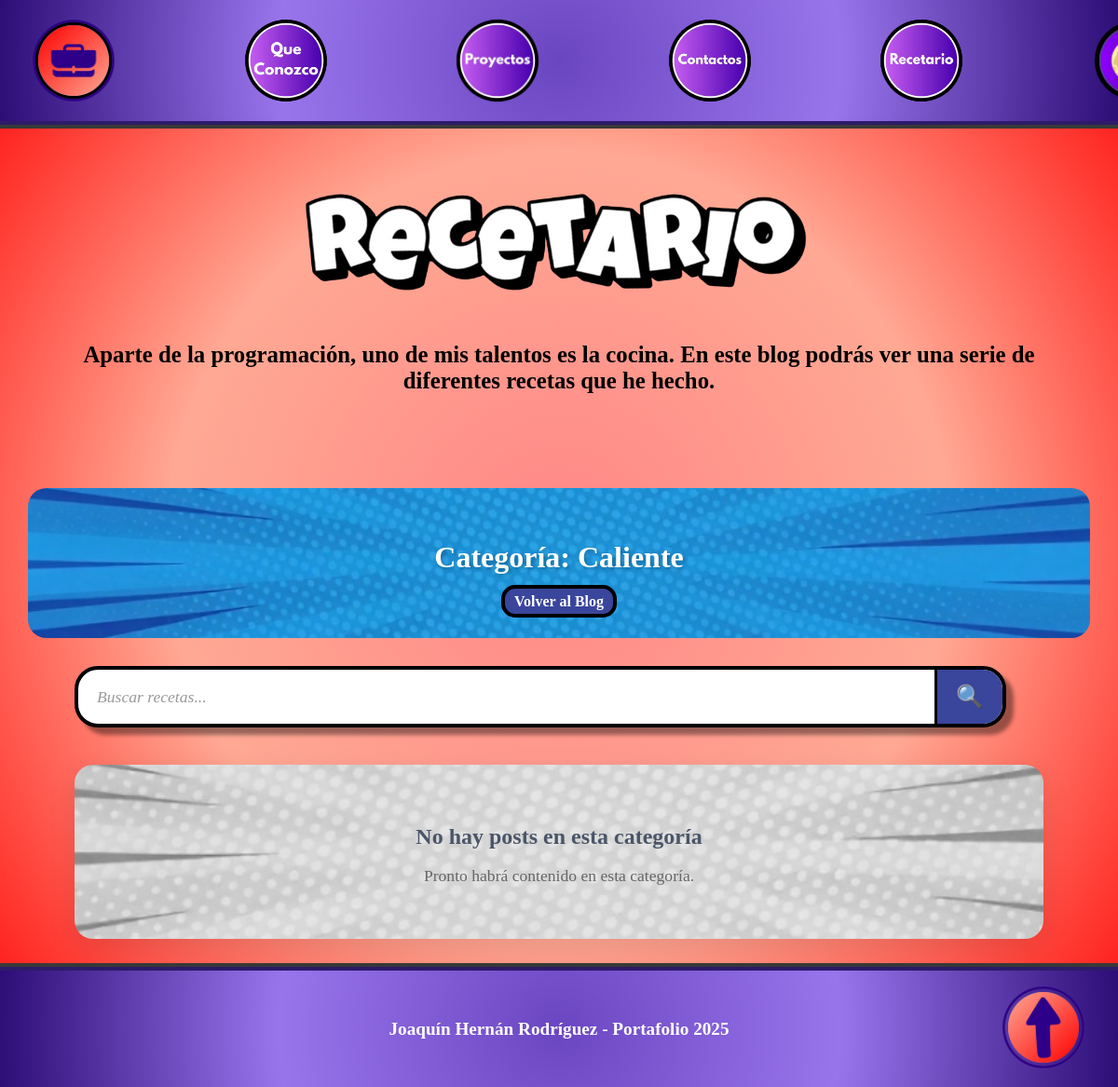
/blog/category/Caliente/, run on an earlier commit of the app's database.
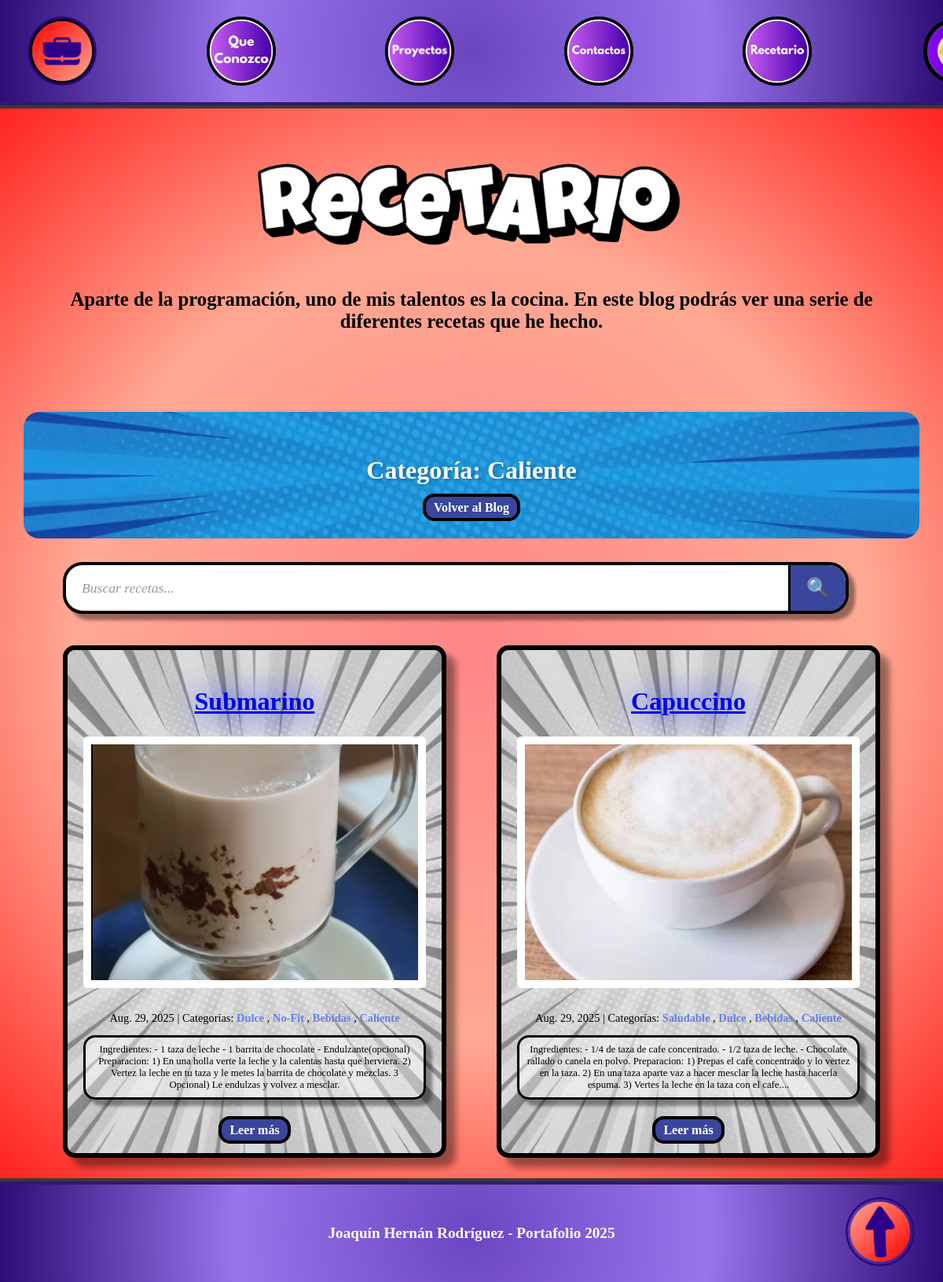
And on a later commit of the database.
### blog/models.py (models this page shows, shortened)
class Category(models.Model):
    name = models.CharField(max_length=30)
    class Meta:
        verbose_name_plural = "categories"

class Post(models.Model):
    title = models.CharField(max_length=255)
    body = models.TextField()
    created_on = models.DateTimeField(auto_now_add=True)
    last_modified = models.DateTimeField(auto_now=True)
    categories = models.ManyToManyField("Category", related_name="posts")
    image = models.ImageField(upload_to='blog_images/', blank=True, null=True)

### blog/views.py (the view)
# urls.py: path("category/<category>/", views.blog_category, name="blog_category"),
def blog_category(request, category):
    search_query = request.GET.get('search', '')
    error_message = ''
    if len(search_query) > 100:
        error_message = "Búsqueda no válida: el texto es demasiado largo"
        posts = Post.objects.none()
    else:
        posts = Post.objects.filter(categories__name__icontains=category).order_by("-created_on")
        if search_query:
            posts = posts.filter(
                Q(title__icontains=search_query) |
                Q(body__icontains=search_query) |
                Q(categories__name__icontains=search_query)
            ).distinct()
    context = {
        "category": category,
        "posts": posts,
        "search_query": search_query,
        "error_message": error_message,
    }
    return render(request, "blog/category.html", context)

### templates/blog/category.html (shortened to what this page needs)
{% extends "blog.html" %}
{% load static %}
{% block page_content %}
  <div class="category-header" style="background-image: url('{% static 'Portafolio/assets/Fondos/Fondo Azul.png' %}'); background-size: cover; background-position: center;">
    <h2 class="category-title">Categoría: {{ category }}</h2>
    <a href="{% url 'blog:blog_index' %}" class="volver">Volver al Blog</a>
  </div>
    <div class="Barra-busqueda">
    <div class="search-section">
      <form method="get" class="search-form">
        <div class="search-input-group">
          <input type="text"
                 name="search"
                 placeholder="Buscar recetas..."
                 value="{{ request.GET.search }}"
                 class="search-input"
                 maxlength="100">
          <button type="submit" class="search-button">
            🔍
          </button>
        </div>
      </form>
    </div>
  </div>
  <div class="Posteos">
    {% for post in posts %}
      <article class="Tarjeta" style="background-image: url('{% static 'Portafolio/assets/Fondos/Fondo Blanco.png' %}'); background-size: cover; background-position: center;">
        <div class="Contenido">
          <h2 class="titulo-posteo">
            <a href="{% url 'blog:blog_detail' post.pk %}">{{ post.title }}</a>
          </h2>
          {% if post.image %}
            <div class="post-image">
              <img src="{{ post.image.url }}" alt="{{ post.title }}" class="post-thumbnail">
            </div>
          {% endif %}
          <div class="info">
            <span class="post-date">{{ post.created_on.date }}</span>
            <span class="separator">|</span>
            <span class="post-categories">Categorías:
              {% for category in post.categories.all %}
                <a href="{% url 'blog:blog_category' category.name %}" class="categoria">
                  {{ category.name }}
                </a>{% if not forloop.last %}, {% endif %}
              {% endfor %}
            </span>
          </div>
          <div class="informacion-previa">
            <p>{{ post.body | slice:":300" }}{% if post.body|length > 300 %}...{% endif %}</p>
          </div>
          <a href="{% url 'blog:blog_detail' post.pk %}" class="leer-mas">Leer más</a>
        </div>
      </article>
    {% empty %}
      <div class="no-posts" style="background-image: url('{% static 'Portafolio/assets/Fondos/Fondo Blanco.png' %}'); background-size: cover; background-position: center;">
        <h3>No hay posts en esta categoría</h3>
        <p>Pronto habrá contenido en esta categoría.</p>
      </div>
    {% endfor %}
  </div>
{% endblock page_content %}

What changed in the data, as far as the page shows it:
added Post: title "Submarino", image (picture), created_on "Aug. 29, 2025", body "Ingredientes: - 1 taza de leche - 1 barrita de chocolate - Endulzante(opcional) Preparacion: 1) En una holla verte la leche y la calentas hasta que herviera. 2) Vertez la leche en tu taza y le metes la barrita de chocolate y mezclas. 3 Opcional) Le endulzas y volvez a mesclar.", Category (name "Caliente")
now on this page (row unchanged): Category: name "Dulce"
now on this page (row unchanged): Category: name "No-Fit", shown under "Submarino"
now on this page (row unchanged): Category: name "Bebidas"
added Post: title "Capuccino", image (picture), created_on "Aug. 29, 2025", body "Ingredientes: - 1/4 de taza de cafe concentrado. - 1/2 taza de leche. - Chocolate rallado o canela en polvo. Preparacion: 1) Prepas el cafe concentrado y lo vertez en la taza. 2) En una taza aparte vaz a hacer mesclar la leche hasta hacerla espuma. 3) Vertes la leche en la taza con el cafe.", Category (name "Caliente")
now on this page (row unchanged): Category: name "Saludable", shown under "Capuccino"
Also different on the page:
text no longer shown: "No hay posts en esta categoría Pronto habrá contenido en esta categoría."
